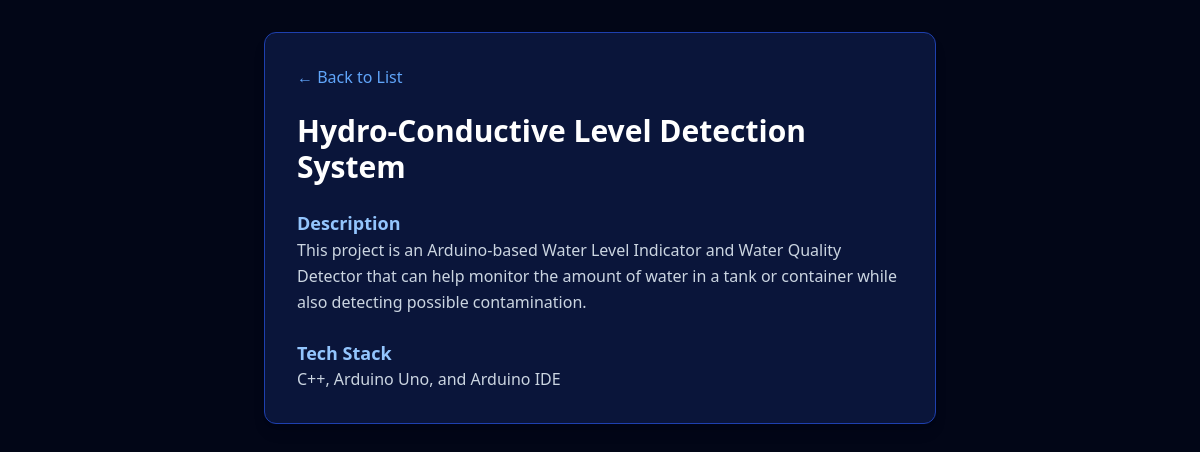
/project/1/, run on the app's committed database.
### main/models.py (models this page shows, shortened)
class Project(models.Model):
    project_name = models.CharField(max_length=200)
    description = models.TextField()
    tech_stack = models.CharField(max_length=200)
    link = models.URLField(blank=True, null=True)

### main/views.py (the view)
# urls.py: path('project/<int:pk>/', views.project_detail, name='project_detail'),
def project_detail(request, pk):
    project = get_object_or_404(Project, pk=pk)
    return render(request, 'main/project_detail.html', {'project': project})

### main/templates/main/project_detail.html
<!DOCTYPE html>
<html lang="en">
<head>
    <script src="https://cdn.tailwindcss.com"></script>
</head>
<body class="bg-slate-950 text-white p-8">
    <div class="max-w-2xl mx-auto bg-blue-900/30 p-8 rounded-xl border border-blue-800 shadow-lg">
        <a href="{% url 'project_list' %}" class="text-blue-400 hover:text-white mb-6 inline-block">&larr; Back to List</a>
        <h1 class="text-3xl font-bold mb-6 text-white">{{ project.project_name }}</h1>
        <div class="mb-6">
            <h2 class="text-lg font-semibold text-blue-300">Description</h2>
            <p class="text-slate-300 leading-relaxed">{{ project.description }}</p>
        </div>
        <div>
            <h2 class="text-lg font-semibold text-blue-300">Tech Stack</h2>
            <p class="text-slate-300">{{ project.tech_stack }}</p>
        </div>
    </div>
</body>
</html>

### data on the page
Project: project_name "Hydro-Conductive Level Detection System", description "This project is an Arduino-based Water Level Indicator and Water Quality Detector that can help monitor the amount of water in a tank or container while also detecting possible contamination.", tech_stack "C++, Arduino Uno, and Arduino IDE"
